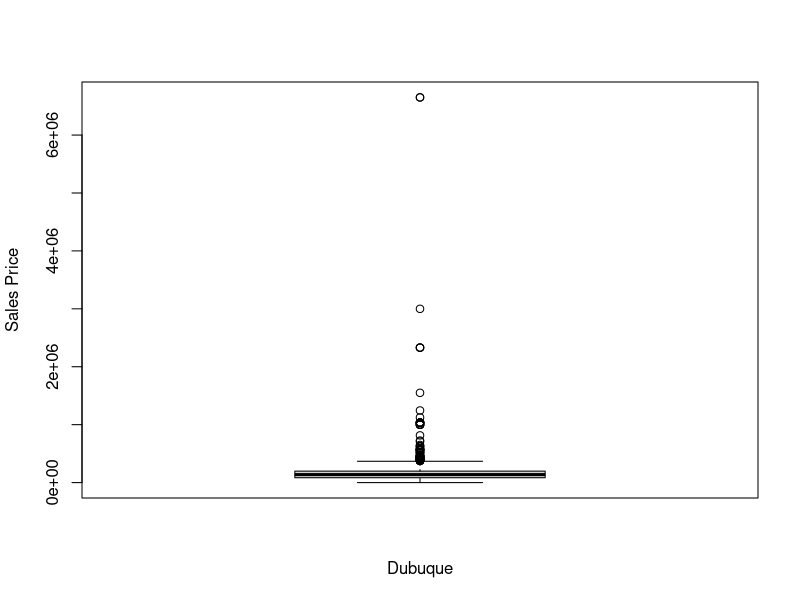

Source code (R):
# Homework 3
# Answer the questions and save this file as yourname_hw3.
# Submit it on Canvas under Modules --> Homework --> Homework 3.
# The questions are based on the datafile hw2data.csv.
# It lists the town, salesprice, lotarea, and if the house has AC:
# with AC = Yes, without AC = No and AC status not known = unknown.
# Please note that all town names except unknown is written in captial letters 


#1 read the file hw2data.csv
# first make sure that hw2data.csv is in your working directory
data_ <- read.csv("hw3data.csv")

# write R commands to answer the following questions.

#2 Create a subset of houses sold where town is unknown
unknown_town <- data_[data_$town == "unknown",]
unknown_town
#3 What is the number of houses sold in Dubuque without AC
dubuque_no_ac <- subset(data_, data_$town == "DUBUQUE" & data_$AC == "No")
dubuque_no_ac
#4 What is the number of houses sold in Dubuque with AC and
# lotarea > 10000
dubuque_no_ac_lg_lotarea <- subset(data_, (data_$town == "DUBUQUE" & data_$AC == "Yes") & data_$lotarea > 10000)
dubuque_no_ac_lg_lotarea
#5 What is the average salesprice for the houses sold in Dubuque
mean_saleprice_dubuque <- mean(data_[data_$town == "DUBUQUE", 2])
mean_saleprice_dubuque
#6 What is the average salesprice for the houses sold in Dubuque
# with AC
mean_saleprice_dubuque_with_ac <- mean(data_[(data_$town == "DUBUQUE" & data_$AC == "Yes"), 2])
mean_saleprice_dubuque_with_ac
#7 What is the average salesprice for the houses sold in Dubuque
# with AC and lotarea > 10000
mean_saleprice_dubuque_with_ac_lg_lotarea <- mean(data_[(data_$town == "DUBUQUE" & data_$AC == "Yes" & data_$lotarea > 10000), 2])
mean_saleprice_dubuque_with_ac_lg_lotarea
#8 Create a subset of houses NOT sold in Dubuque and with salesprice > 400,000
not_in_dubuque <- subset(data_, data_$town != "DUBUQUE" & data_$salesprice > 400000)
not_in_dubuque
#9 Create a subset with houses sold in either Asbury or Dubuque
# but without
# Comment from adam - Looks like you forgot to finish the criteria above, I am going to assume its no a/c
asbury_or_dubuque <- not_in_dubuque <- subset(data_, data_$AC == "No" & (data_$town == "DUBUQUE" | data_$town == "ASBURY"))
asbury_or_dubuque
# 10 Use boxplot() command to create the boxplot of salesprice
# of houses sold in Dubuque
saleprice_from_dubuque <- data_[data_$town == "DUBUQUE", 2]
saleprice_from_dubuque <- data.frame(saleprice_from_dubuque)
boxplot(saleprice_from_dubuque, xlab="Dubuque", ylab="Sales Price")
